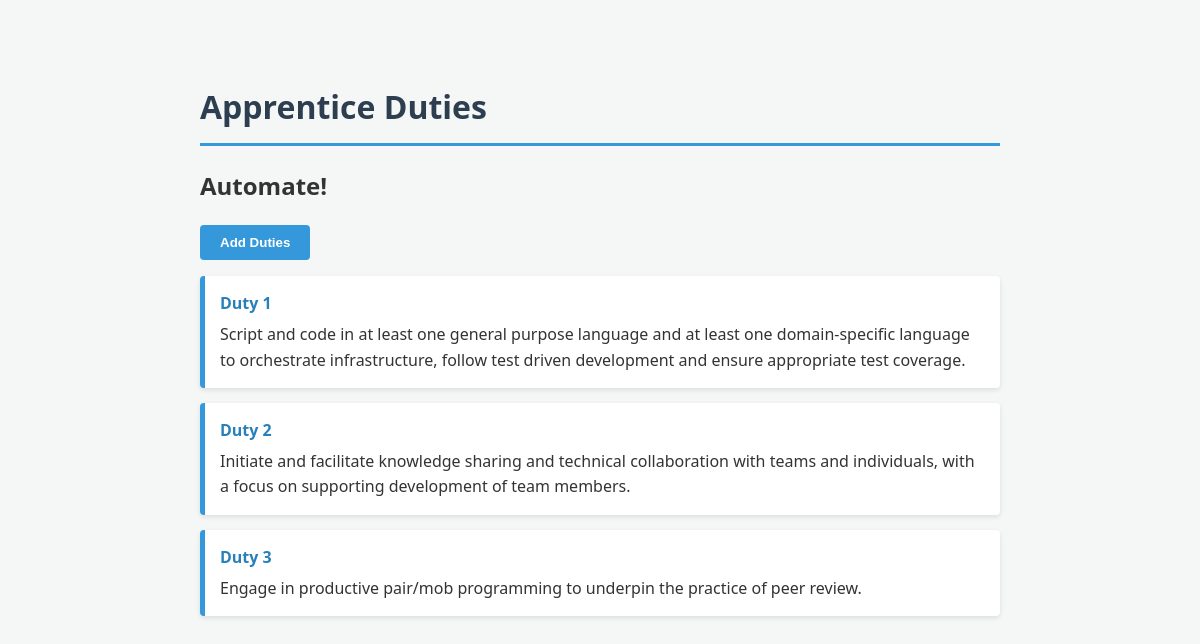
The page / on the database its author committed.
### tables this page shows
CREATE TABLE duties (
    id INTEGER PRIMARY KEY,
    Duty TEXT,
    Description TEXT
    );

### app.py (the view)
@app.route("/", methods=["GET", "POST"])
def home():
    duty_list = [f"Duty {i}" for i in range(1, 14)]
    updated_duty_list = []
    service = get_db_service()
    if request.method == "POST":
        if 'duties' not in request.form:
            return "Bad Request", 400
        selected_duties = request.form.getlist("duties")
        selected_ids = [int(name.split(" ")[1]) for name in selected_duties]
        service.save_duties(selected_ids)
    added_duties = service.get_saved_duties()
    for duty in added_duties:
        updated_duty_list.append(duty["Duty"])
    available_duties = [duty for duty in duty_list if duty not in updated_duty_list]
    return render_template('index.html', duties=available_duties, added_duties=added_duties)

### app.py (called while the page is built)
def get_db_service():
    connection = sqlite3.connect('duties.db', check_same_thread=False)
    return DatabaseService(connection)

### db.py (called while the page is built)
    def get_saved_duties(self):
        query = """
                SELECT duty.id, duty.Duty, duty.Description
                FROM duties duty
                         JOIN saved_duties saved ON duty.id = saved.id
                """
        cursor = self.connection.cursor()
        cursor.execute(query)
        rows = cursor.fetchall()
        return [{"id": row[0], "Duty": row[1], "Description": row[2]} for row in rows]

### templates/index.html (shortened to what this page needs)
<!DOCTYPE html>
<html lang="en">
<head>
  <link rel="stylesheet" href="/static/css/styles.css">
</head>
<body>
  <header>
    <h1>Apprentice Duties</h1>
  </header>
    <h2>Automate!</h2>
    <button id="add-duties">
      Add Duties
    </button>
    <ul id="automate_list" aria-label="Automate Duties List">
      {% for duty in added_duties %}
        <li class="listed_duty">
          <strong>{{ duty.Duty }}</strong> {{ duty.Description }}
        </li>
      {% endfor %}
    </ul>
</body>
</html>

### static/css/styles.css (style rules this page uses)
body { font-family: 'Segoe UI', Tahoma, Geneva, Verdana, sans-serif; background-color: #f4f7f6; color: #333; max-width: 800px; margin: 40px auto; padding: 20px; line-height: 1.6; }
header h1 { color: #2c3e50; border-bottom: 3px solid #3498db; padding-bottom: 10px; }
#automate_list { list-style: none; padding: 0; }
.listed_duty { background: #fff; margin-bottom: 15px; padding: 15px; border-left: 5px solid #3498db; border-radius: 4px; box-shadow: 0 2px 5px rgba(0,0,0,0.1); }
.listed_duty strong { color: #2980b9; display: block; margin-bottom: 5px; }
button { background-color: #3498db; color: white; border: none; padding: 10px 20px; border-radius: 4px; cursor: pointer; font-weight: bold; transition: background 0.3s ease; }

### rows shown on the page
duties: Duty "Duty 1", Description "Script and code in at least one general purpose language and at least one domain-specific language to orchestrate infrastructure, follow test driven development and ensure appropriate test coverage."
duties: Duty "Duty 2", Description "Initiate and facilitate knowledge sharing and technical collaboration with teams and individuals, with a focus on supporting development of team members."
duties: Duty "Duty 3", Description "Engage in productive pair/mob programming to underpin the practice of peer review."
